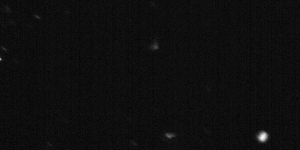
%> input picture Example Ratio and Edge Velocity RawData/AVG_bgC0.tif, 300 x 150 px
$ octave --eval "result = imageSubtractBackgroundWithObjectMaskingAndPadding(imread('../../Example Ratio and Edge Velocity RawData/AVG_bgC0.tif'));"   (GNU Octave 9; MATLAB toolbox functions it lacks are replaced by stand-ins)
%> lines starting %> are read from the running program, lines starting %| are printed output that depends on the picture; in (x1, y1, x2, y2) boxes, pixels count from 0 and x2, y2 are one past the last pixel; in counts of white or black regions, pixels touching at a corner belong together; the program's own positions count from 1
### Edge Velocity and Cross Correlation/edge_tracking_RhoA2GCAAX/imageSubtractBackgroundWithPadding.m
function [imOut,bg] = imageSubtractBackgroundWithPadding(im,blockSize,padSize)
%imageSubtractBackgroundWithPadding subtracts the background from image
%block by block, adding an extra region around each block to get more pixel
%data.

if nargin<2
    blockSize=80;
end
if nargin<3
    padSize=60;
end
bg=blockproc(im,[blockSize blockSize],@(x) ones(x.blockSize)*median(x.data(x.data>0)),'BorderSize',[padSize padSize]);
bg=imfilter(bg,fspecial('disk',blockSize/2),'symmetric');
%Subtract the background
imOut=max(im-bg,0);


end

### Edge Velocity and Cross Correlation/edge_tracking_RhoA2GCAAX/imageSubtractBackgroundWithObjectMaskingAndPadding.m
function [imOut,bg] = imageSubtractBackgroundWithObjectMaskingAndPadding(im,blockSize,padSize,objMask)
%imageSubtractBackgroundWithObjectMasking does image background subtraction
%after an initial pass of separating foreground from background elements.
%It computes block by block with the given blocksize, but also includes a
%surrounding region (determined by padsize) to get more pixel data.

if nargin<2
    blockSize=80;
end
if nargin<3
    padSize=60;
end

if nargin<4   %Automatically do an initial segmentation of background and foreground
    imNorm=mat2gray(im, [prctile(im(:),5) prctile(im(:),99.5)]);
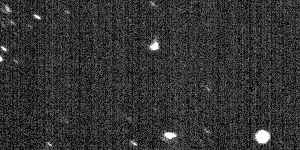
%> imNorm: size 150x300 double; min 0, max 1, mean 0.202
    threshInitialSeg=graythresh(imNorm(imNorm>0 & imNorm<1));
%> threshInitialSeg = 0.237
    maskBGinitial=imNorm<threshInitialSeg;
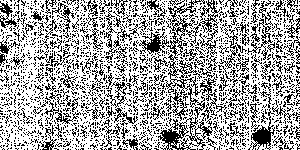
%> maskBGinitial: size 150x300 logical; 65.9% white; black in thin lines or dots
    maskFGinitial=imNorm>threshInitialSeg;
%> maskFGinitial: size 150x300 logical; 34.1% white in thin lines or dots
    maskBGinitial=imdilate(maskBGinitial,strel('disk',5));
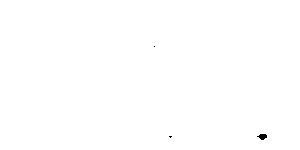
%> maskBGinitial: size 150x300 logical; 99.9% white; 3 black regions (2 under 20 px), largest, box (x1, y1, x2, y2) and area: (257, 134, 267, 140) 40
    maskBGinitial=imerode(maskBGinitial,strel('disk',20));
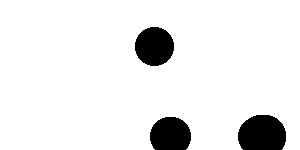
%> maskBGinitial: size 150x300 logical; 91.6% white; 3 black regions, box (x1, y1, x2, y2) and area: (238, 115, 286, 150) 1439, (135, 27, 174, 66) 1201, (150, 117, 191, 150) 1149
    %maskBGinitial=~imdilate(maskFGinitial,strel('disk',5));
    imMaskedInitial=im;
%> imMaskedInitial is the input picture: size 150x300 uint16; min 90, max 310, mean 102.8
    imMaskedInitial(~maskBGinitial)=0;
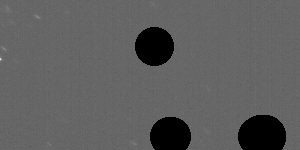
%> imMaskedInitial: size 150x300 uint16; 8.42% of pixels changed, all inside (x1, y1, x2, y2) = (135, 27, 286, 150)
else          %Use the object mask passed in
    imMaskedInitial=im;
    imMaskedInitial(~objMask)=0;
end

%Do the background subtraction
[~,bg]=imageSubtractBackgroundWithPadding(imMaskedInitial,blockSize,padSize);  %zeros are ignored in the background computation
%> the run ends on the next line
imOut=im-bg;

end

$ run again, on Example Ratio and Edge Velocity RawData/AVG_bgC1.tif
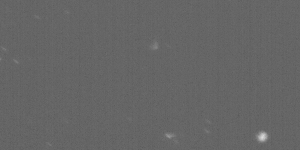
%> input picture Example Ratio and Edge Velocity RawData/AVG_bgC1.tif, 300 x 150 px
%> threshInitialSeg = 0.263
%> in imageSubtractBackgroundWithObjectMaskingAndPadding, `maskBGinitial=imNorm<threshInitialSeg;`:
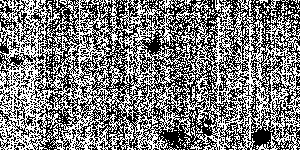
%> maskBGinitial: size 150x300 logical; 48.8% white in thin lines or dots
%> maskFGinitial: size 150x300 logical; 51.2% white; black in thin lines or dots
%> in imageSubtractBackgroundWithObjectMaskingAndPadding, imMaskedInitial is the input picture: size 150x300 uint16; min 89, max 219, mean 101.6
%> in imageSubtractBackgroundWithObjectMaskingAndPadding, `imMaskedInitial(~maskBGinitial)=0;`:
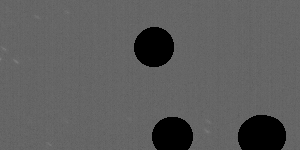
%> imMaskedInitial: size 150x300 uint16; 8.55% of pixels changed, all inside (x1, y1, x2, y2) = (134, 27, 286, 150)
